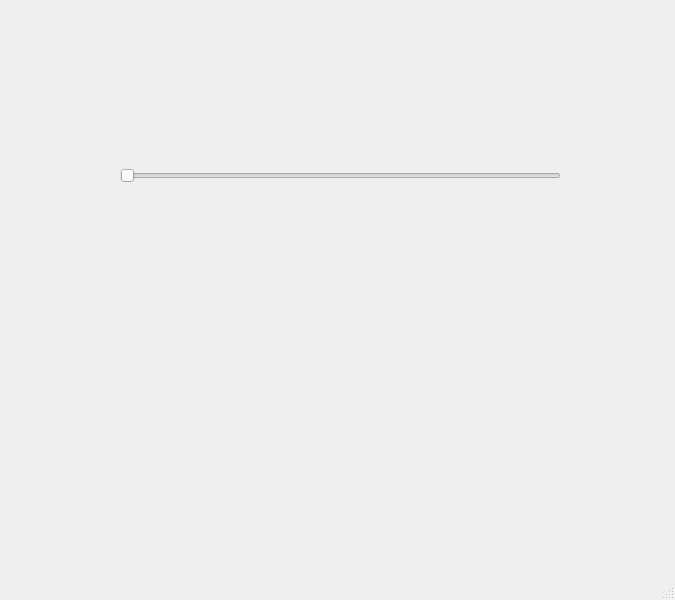
<?xml version="1.0" encoding="UTF-8"?>
<ui version="4.0">
 <class>MainWindow</class>
 <widget class="QMainWindow" name="MainWindow">
  <property name="geometry">
   <rect>
    <x>0</x>
    <y>0</y>
    <width>675</width>
    <height>600</height>
   </rect>
  </property>
  <property name="windowTitle">
   <string>MainWindow</string>
  </property>
  <widget class="QWidget" name="centralwidget">
   <widget class="QSlider" name="Mon_horizontalSlider">
    <property name="geometry">
     <rect>
      <x>120</x>
      <y>160</y>
      <width>441</width>
      <height>31</height>
     </rect>
    </property>
    <property name="maximum">
     <number>255</number>
    </property>
    <property name="orientation">
     <enum>Qt::Horizontal</enum>
    </property>
   </widget>
   <widget class="QLabel" name="Mon_label">
    <property name="geometry">
     <rect>
      <x>290</x>
      <y>320</y>
      <width>191</width>
      <height>121</height>
     </rect>
    </property>
    <property name="font">
     <font>
      <family>Wide Latin</family>
      <pointsize>20</pointsize>
     </font>
    </property>
    <property name="text">
     <string/>
    </property>
   </widget>
  </widget>
  <widget class="QMenuBar" name="menubar">
   <property name="geometry">
    <rect>
     <x>0</x>
     <y>0</y>
     <width>675</width>
     <height>26</height>
    </rect>
   </property>
  </widget>
  <widget class="QStatusBar" name="statusbar"/>
 </widget>
 <resources/>
 <connections/>
</ui>
